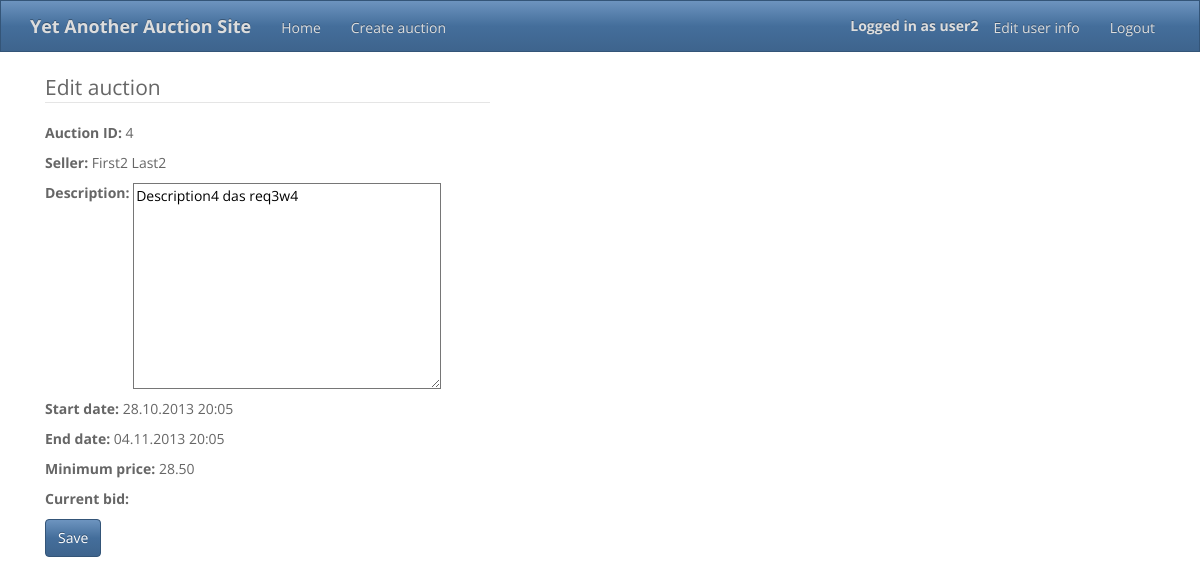
Before: /YAAS/edit_auction/4/ (signed in) with the older database file.
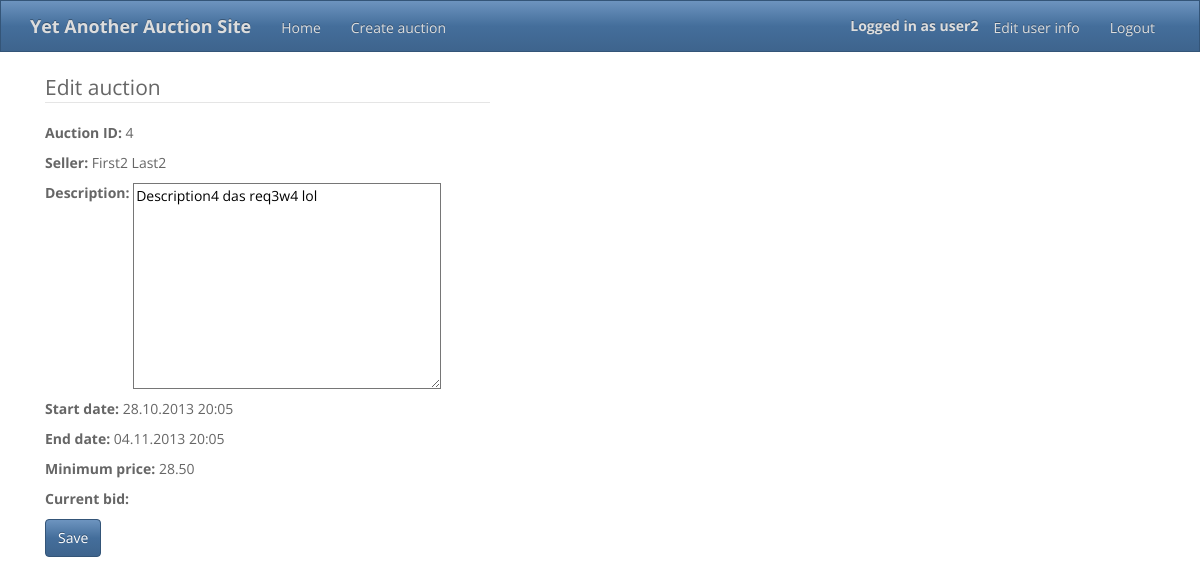
After: the same page with the newer database file.
### YAAS_app/models.py (models this page shows)
class Auction(models.Model):
    id = models.AutoField(primary_key=True)
    seller = models.ForeignKey(User, related_name='seller')
    title = models.CharField(max_length=30)
    description = models.TextField()
    start_date = models.DateTimeField(auto_now_add=True)
    updated_date = models.DateTimeField(auto_now=True)
    end_date = models.DateTimeField()
    minimum_price = models.DecimalField(max_digits=16, decimal_places=2)
    current_bid = models.DecimalField(max_digits=16, decimal_places=2, null=True)
    bidder = models.ForeignKey(User, related_name='bidder', null=True)
    @classmethod
    def getById(cls, auction_id):
        try:
            a = cls.objects.get(id=auction_id)
        except ObjectDoesNotExist:
            a = None
        return a

### YAAS_app/views.py (the view)
@login_required
def edit_auction(request, id):
    auction = Auction.getById(id)
    if auction:
        if request.user.id != auction.seller.id:
            template = "message.html"
            context = {"message": "Only the seller of an auction can edit it!"}
            return render_to_response(template, context, context_instance=RequestContext(request))
        else:
            if request.method == "POST":
                form = EditAuctionForm(request.POST)
                if form.is_valid():
                    auction.description = form.cleaned_data["description"]
                    auction.save()
                    return HttpResponseRedirect("/YAAS/view_auction/" + str(auction.id) + "/")
            else:
                form = EditAuctionForm({"description": auction.description})
            template = "edit_auction.html"
            context = {"form": form, "auction": auction}
            return render_to_response(template, context, context_instance=RequestContext(request))
    else:
        template = "message.html"
        context = {"message": "Auction not found"}
        return render_to_response(template, context, context_instance=RequestContext(request))

### YAAS_app/forms.py
class EditAuctionForm(forms.ModelForm):
    class Meta:
        model = Auction
        fields = ('description',)

### templates/edit_auction.html (shortened to what this page needs)
{% extends "base.html" %}
{% block content %}
    <div class="col-md-5">
        <form class="form-horizontal" action="/YAAS/edit_auction/{{ auction.id }}/" method="post">
            <fieldset>
                <legend>Edit auction</legend>
                <p><b>Auction ID:</b> {{ auction.id }}</p>
                <p><b>Seller:</b> {{ auction.seller.get_full_name }}</p>
                {{ form.as_p }}
                <p><b>Start date:</b> {{ auction.start_date|date:"d.m.Y H:i" }}</p>
                <p><b>End date:</b> {{ auction.end_date|date:"d.m.Y H:i" }}</p>
                <p><b>Minimum price:</b> {{ auction.minimum_price|floatformat:2 }}</p>
                <p><b>Current bid:</b> {{ auction.current_bid|floatformat:2 }}</p>
                <input type="submit" class="btn btn-primary" value="Save">
            </fieldset>
        </form>
    </div>
{% endblock %}

Changed rows visible on the page:
changed Auction "First2 Last2": description "Description4 das req3w4" → "Description4 das req3w4 lol"
